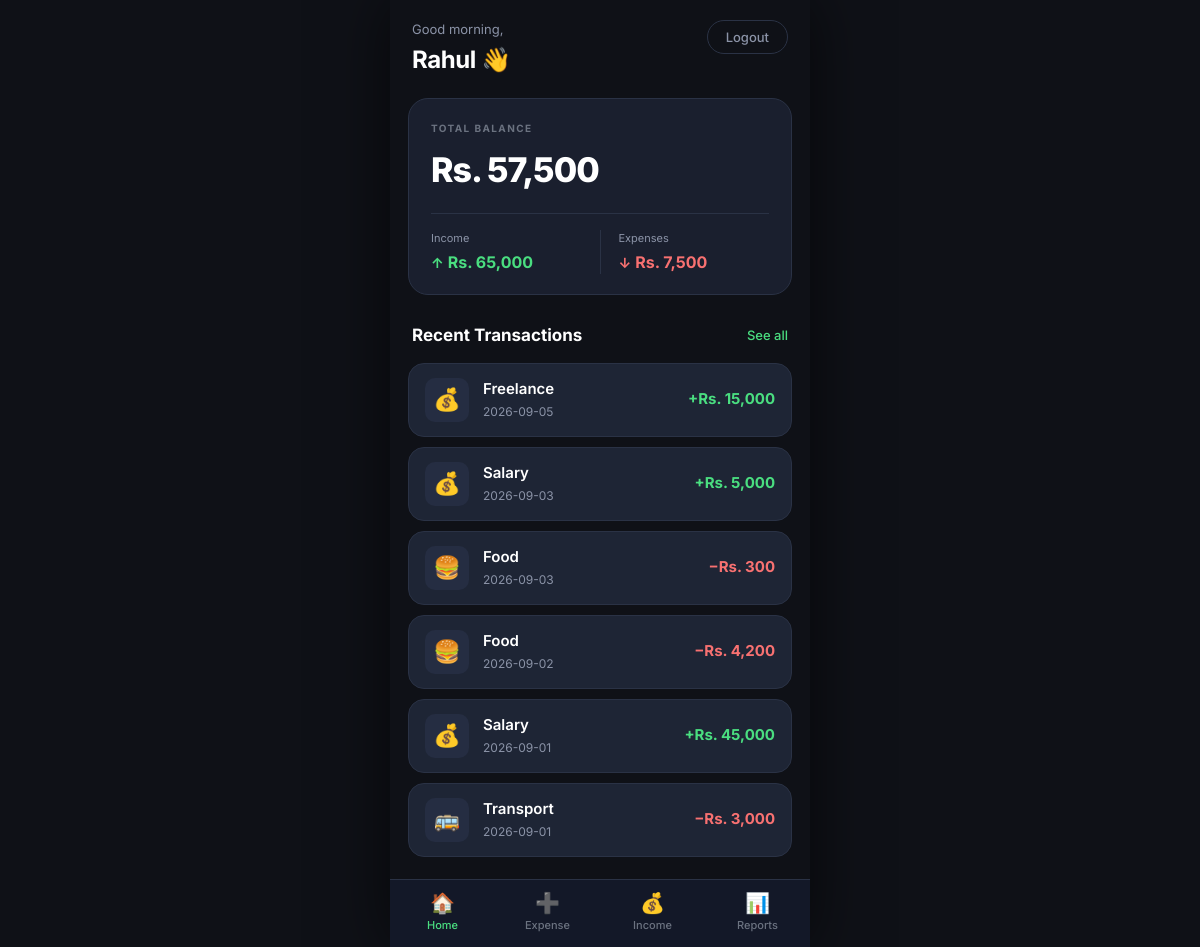
Screenshot of /home.php (signed in) with the database file from the repository.
### tables this page shows
CREATE TABLE IF NOT EXISTS transactions (
    id          INT UNSIGNED AUTO_INCREMENT PRIMARY KEY,
    user_id     INT UNSIGNED NOT NULL,
    type        ENUM('income', 'expense') NOT NULL,
    category    VARCHAR(100) NOT NULL,
    amount      DECIMAL(12, 2) NOT NULL,
    note        TEXT,
    txn_date    DATE NOT NULL,
    created_at  TIMESTAMP DEFAULT CURRENT_TIMESTAMP,
    FOREIGN KEY (user_id) REFERENCES users(id) ON DELETE CASCADE,
    INDEX idx_user_date (user_id, txn_date)
);

### includes/auth.php (called while the page is built, shortened)
<?php
function currentUser(): array {
    return [
        'id'    => $_SESSION['user_id']   ?? null,
        'name'  => $_SESSION['user_name'] ?? 'User',
        'email' => $_SESSION['user_email'] ?? '',
    ];
}
function e(string $str): string {
    return htmlspecialchars($str, ENT_QUOTES, 'UTF-8');
}

### home.php (the view, shortened to what this page needs)
<?php
require_once __DIR__ . '/includes/auth.php';
$user = currentUser();
$pdo  = getDBConnection();
$monthStart = date('Y-m-01');
$monthEnd   = date('Y-m-t');
$totalsStmt = $pdo->prepare(
    "SELECT
        COALESCE(SUM(CASE WHEN type = 'income'  THEN amount ELSE 0 END), 0) AS total_income,
        COALESCE(SUM(CASE WHEN type = 'expense' THEN amount ELSE 0 END), 0) AS total_expense
     FROM transactions
     WHERE user_id = :uid
       AND txn_date BETWEEN :start AND :end"
);
$totalsStmt->execute([':uid' => $user['id'], ':start' => $monthStart, ':end' => $monthEnd]);
$totals = $totalsStmt->fetch();
$totalIncome  = (float)$totals['total_income'];
$totalExpense = (float)$totals['total_expense'];
$balance      = $totalIncome - $totalExpense;
$txnStmt = $pdo->prepare(
    "SELECT id, type, category, amount, note, txn_date
     FROM transactions
     WHERE user_id = :uid
     ORDER BY txn_date DESC, created_at DESC
     LIMIT 10"
);
$txnStmt->execute([':uid' => $user['id']]);
$transactions = $txnStmt->fetchAll();
$categoryIcons = [
    'salary'     => '💰',
    'freelance'  => '💰',
    'food'       => '🍔',
    'transport'  => '🚌',
    'shopping'   => '🛍️',
    'health'     => '💊',
    'bills'      => '📄',
    'education'  => '📚',
    'travel'     => '✈️',
    'investment' => '📈',
    'other'      => '📦',
];
function getCategoryIcon(string $category, array $map): string {
    return $map[strtolower($category)] ?? '💳';
}
$hour     = (int)date('H');
$greeting = match(true) {
    $hour < 12 => 'Good morning,',
    $hour < 17 => 'Good afternoon,',
    $hour < 21 => 'Good evening,',
    default    => 'Good night,',
};
?>
<!DOCTYPE html>
<html lang="en">
<head>
    <link rel="stylesheet" href="css/style.css" />
</head>
<body>
<div class="app-shell">
    <header class="home-header">
        <div>
            <p class="home-greeting-small"><?= e($greeting) ?></p>
            <h1 class="home-greeting-name"><?= e($user['name']) ?> 👋</h1>
        </div>
        <button class="btn-logout" id="logoutBtn" type="button" aria-label="Log out">
            Logout
        </button>
    </header>
    <section class="balance-card" aria-label="Financial summary">
        <p class="balance-label">Total Balance</p>
        <p
            class="balance-amount"
            id="totalBalance"
            data-value="<?= $balance ?>"
            aria-live="polite"
        >
        </p>
        <div class="balance-split">
            <div class="split-item">
                <p class="split-label">Income</p>
                <p class="split-value income">
                    <span class="split-arrow">↑</span>
                    Rs. <?= number_format($totalIncome, 0, '.', ',') ?>
                </p>
            </div>
            <div class="split-item">
                <p class="split-label">Expenses</p>
                <p class="split-value expense">
                    <span class="split-arrow">↓</span>
                    Rs. <?= number_format($totalExpense, 0, '.', ',') ?>
                </p>
            </div>
        </div>
    </section>
    <section aria-label="Recent transactions">
        <div class="section-header">
            <h2 class="section-title">Recent Transactions</h2>
            <a href="transactions.php" class="section-link">See all</a>
        </div>
        <ul class="txn-list" role="list">
            <?php if (empty($transactions)): ?>
                <li class="empty-state">
                    <div class="empty-state-icon">💸</div>
                    <p class="empty-state-text">No transactions yet. Add your first one!</p>
                </li>
            <?php else: ?>
                <?php foreach ($transactions as $txn):
                    $isIncome = $txn['type'] === 'income';
                    $sign     = $isIncome ? '+' : '−';
                    $cls      = $isIncome ? 'income' : 'expense';
                    $icon     = getCategoryIcon($txn['category'], $categoryIcons);
                    $date     = date('Y-m-d', strtotime($txn['txn_date']));
                ?>
                <li class="txn-item" role="listitem">
                    <div class="txn-icon" aria-hidden="true"><?= $icon ?></div>
                    <div class="txn-info">
                        <p class="txn-category"><?= e(ucfirst($txn['category'])) ?></p>
                        <p class="txn-date"><?= e($date) ?></p>
                    </div>
                    <span class="txn-amount <?= $cls ?>" aria-label="<?= $sign ?>Rs. <?= number_format($txn['amount'], 0, '.', ',') ?>">
                        <?= $sign ?>Rs. <?= number_format($txn['amount'], 0, '.', ',') ?>
                    </span>
                </li>
                <?php endforeach; ?>
            <?php endif; ?>
        </ul>
    </section>
    <nav class="bottom-nav" aria-label="Main navigation">
        <a href="home.php"         class="nav-item active" aria-current="page">
            <span class="nav-icon" aria-hidden="true">🏠</span>
            Home
        </a>
        <a href="add-expense.php"  class="nav-item">
            <span class="nav-icon" aria-hidden="true">➕</span>
            Expense
        </a>
        <a href="add-income.php"   class="nav-item">
            <span class="nav-icon" aria-hidden="true">💰</span>
            Income
        </a>
        <a href="reports.php"      class="nav-item">
            <span class="nav-icon" aria-hidden="true">📊</span>
            Reports
        </a>
    </nav>
</div>
</body>
</html>

### rows the page displays
transactions: category "💰", category "Freelance", txn_date "2026-09-05", type "+", amount "15,000"
transactions: category "💰", category "Salary", txn_date "2026-09-03", type "+", amount "5,000"
transactions: category "🍔", category "Food", txn_date "2026-09-03", type "−", amount "300"
transactions: category "🍔", category "Food", txn_date "2026-09-02", type "−", amount "4,200"
transactions: category "💰", category "Salary", txn_date "2026-09-01", type "+", amount "45,000"
transactions: category "🚌", category "Transport", txn_date "2026-09-01", type "−", amount "3,000"

### other values shown
$greeting "Good morning,"
$user['name'] "Rahul"
$totalIncome "65,000"
$totalExpense "7,500"
